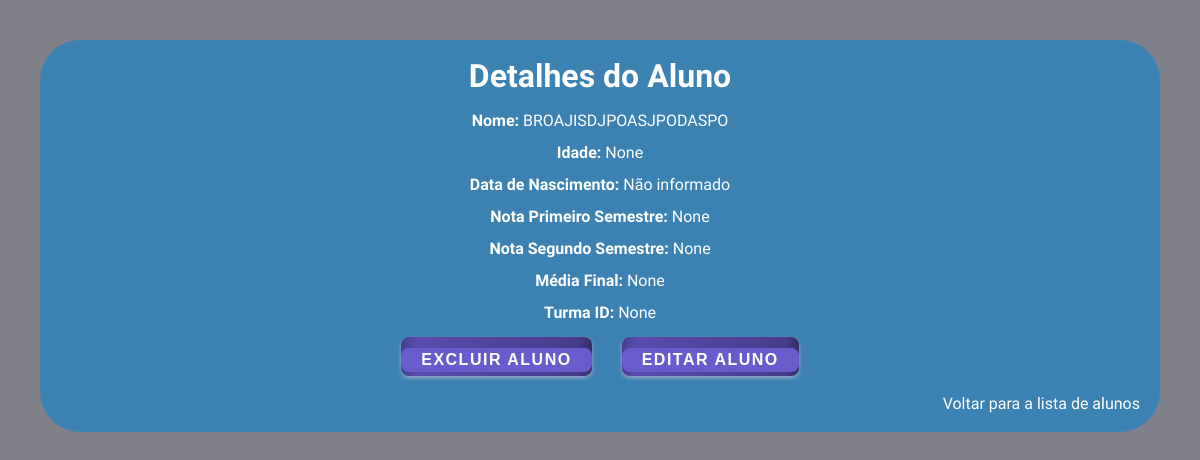
The page /alunos/5 on the database as committed earlier.
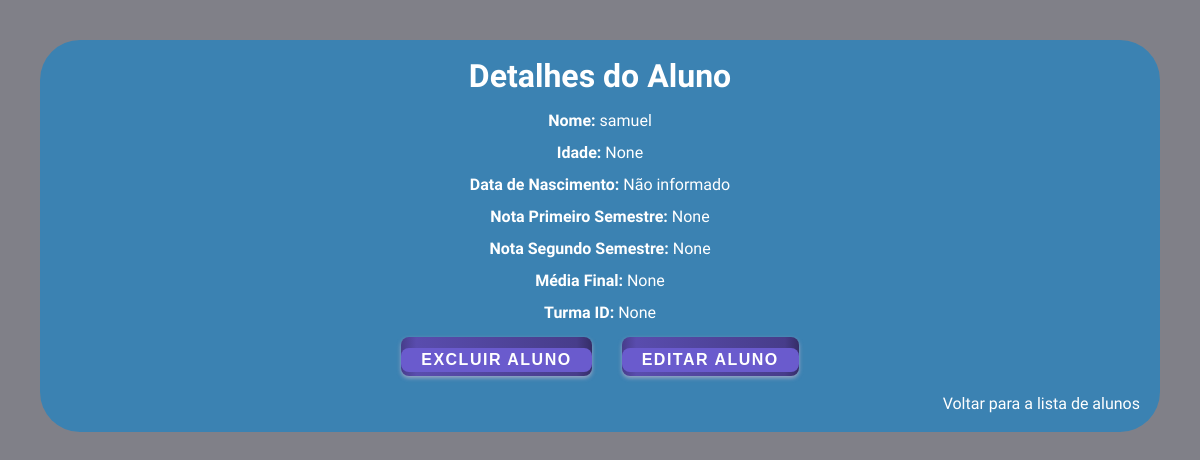
The same page on the database as committed later.
### models/alunos.py (models this page shows, shortened)
class Aluno(db.Model):
    __tablename__ = 'alunos'
    id = db.Column(db.Integer, primary_key=True)
    nome = db.Column(db.String(100), nullable=False)
    idade = db.Column(db.Integer)
    data_nascimento = db.Column(db.Date)
    nota_primeiro_semestre = db.Column(db.Float)
    nota_segundo_semestre = db.Column(db.Float)
    media_final = db.Column(db.Float)
    turma_id = db.Column(db.Integer, db.ForeignKey('turmas.id'))
    turma = db.relationship('Turma', back_populates='alunos')
    def to_dict(self):
        return {
            'id': self.id,
            'nome': self.nome,
            'idade': self.idade,
            'data_nascimento': self.data_nascimento,
            'nota_primeiro_semestre': self.nota_primeiro_semestre,
            'nota_segundo_semestre': self.nota_segundo_semestre,
            'media_final': self.media_final,
            'turma_id': self.turma_id
        }

### controller/alunos.py (the view)
@alunos_blueprint.route('/alunos/<int:id_aluno>', methods=['GET'])
def get_aluno(id_aluno):
    try:
        aluno = aluno_por_id(id_aluno)
        return render_template('alunos/aluno_id.html', aluno=aluno)
    except AlunoNaoEncontrado:
        return jsonify({'message': 'Aluno não encontrado'}), 404

### models/alunos.py (called while the page is built)
def aluno_por_id(id_aluno):
    aluno = Aluno.query.get(id_aluno)
    if not aluno:
        raise AlunoNaoEncontrado
    return aluno.to_dict()

### templates/alunos/aluno_id.html (shortened to what this page needs)
<!DOCTYPE html>
<html lang="pt-BR">
<head>
    <link rel="stylesheet" href="/styles/global.css">
    <link rel="stylesheet" href="/styles/reset.css">
</head>
<body>
    <div class="containerGeral">
        <h1>Detalhes do Aluno</h1>
        <div class="containerPrincipal">
            <p id="nomeP"><strong>Nome:</strong> {{ aluno.nome }}</p>
            <p id="nomeP"><strong>Idade:</strong> {{ aluno.idade }}</p>
            <p id="nomeP"><strong>Data de Nascimento:</strong> {% if aluno.data_nascimento %}{{ aluno.data_nascimento.strftime('%d/%m/%Y') }}{% else %}Não informado{% endif %}</p>
            <p id="nomeP"><strong>Nota Primeiro Semestre:</strong> {{ aluno.nota_primeiro_semestre }}</p>
            <p id="nomeP"><strong>Nota Segundo Semestre:</strong> {{ aluno.nota_segundo_semestre }}</p>
            <p id="nomeP"><strong>Média Final:</strong> {{ aluno.media_final }}</p>
            <p id="nomeP"><strong>Turma ID:</strong> {{ aluno.turma_id }}</p>
            <div class="buttonContainer">
                <form id="delete-form" action="{{ url_for('alunos.delete_aluno', id_aluno=aluno.id) }}" method="POST">
                    <button class="pushable" type="submit">Excluir Aluno
                        <span class="front">Excluir Aluno</span>
                    </button>
                </form>
                <form id="edit-form" action="{{ url_for('alunos.editar_aluno_page', id_aluno=aluno.id) }}" method="GET">
                    <button class="pushable" type="submit">Editar Aluno
                        <span class="front">Editar Aluno</span>
                    </button>
                </form>
            </div>
        </div>
        <div class="voltar">
            <a class="back" href="{{ url_for('alunos.get_alunos') }}">Voltar para a lista de alunos</a>
        </div>
    </div>
</body>
</html>

Rows that differ between the two databases and show on the page:
changed Aluno: nome "BROAJISDJPOASJPODASPO" → "samuel"
